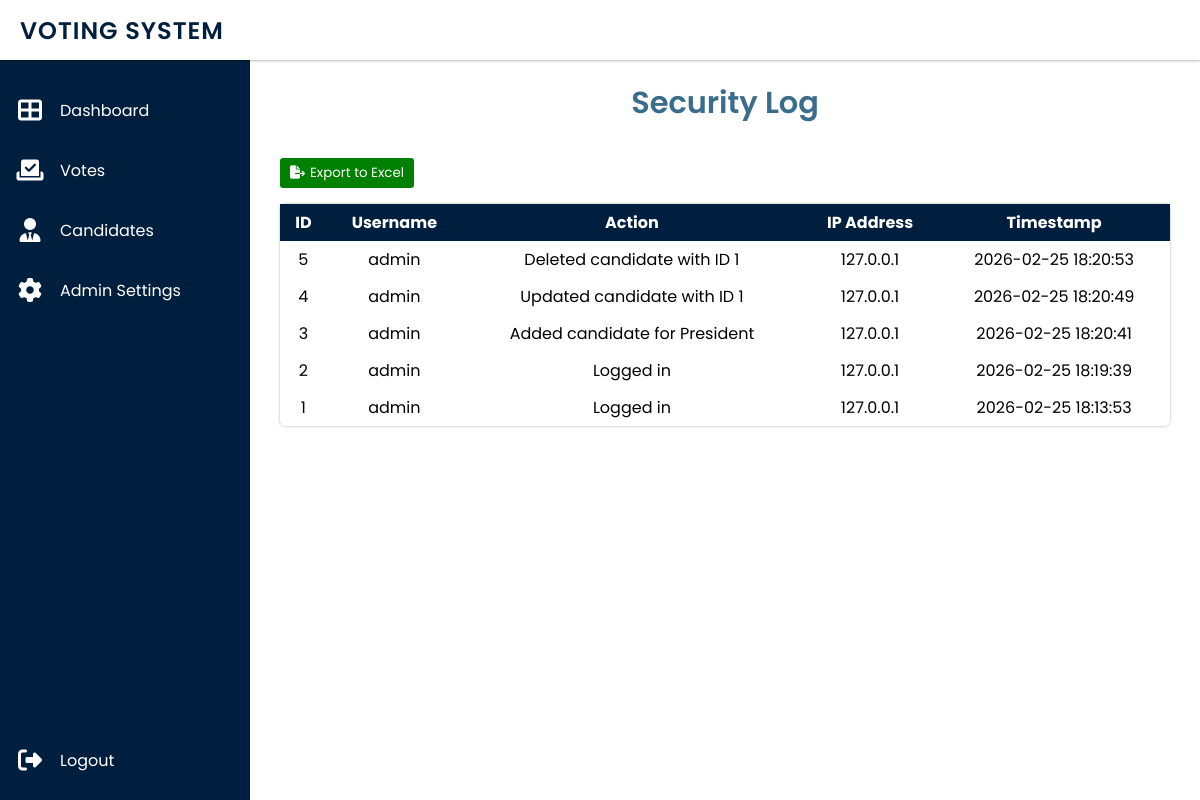
Before: /admin/security-log (signed in) with the older database file.
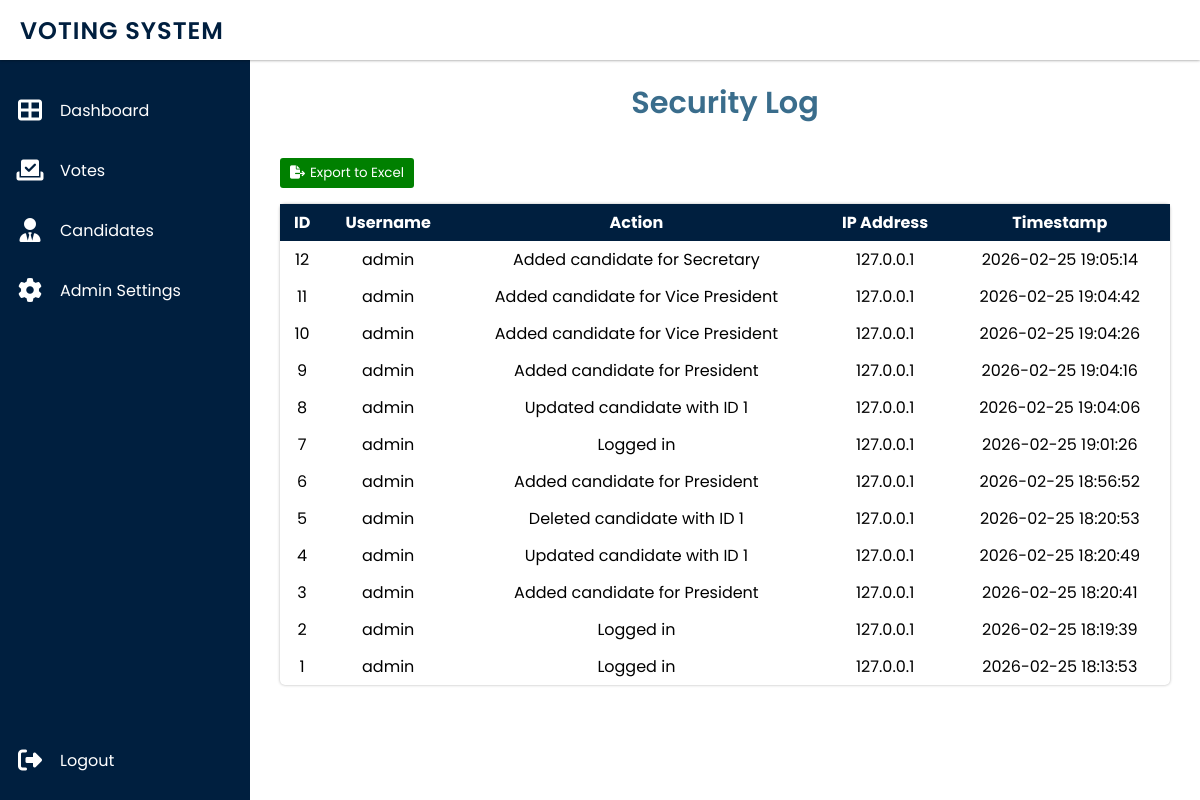
After: the same page with the newer database file.
### app.py (models this page shows)
class SecurityLog(db.Model):
    id = db.Column(db.Integer, primary_key=True)
    admin_username = db.Column(db.String(50), nullable=False)
    action = db.Column(db.String(255), nullable=False)
    ip_address = db.Column(db.String(45))
    timestamp = db.Column(db.DateTime, server_default=db.func.now())

### app.py (the view)
@app.route('/admin/security-log')
def security_log():
    if 'admin' not in session:
        flash('Please log in first', 'warning')
        return redirect(url_for('admin_login'))
    logs = SecurityLog.query.order_by(SecurityLog.timestamp.desc()).all()
    return render_template('admin/security_log.html', logs=logs)

### templates/admin/security_log.html (shortened to what this page needs)
<!DOCTYPE html>
<html lang="en">
<head>
    <link rel="stylesheet" type="text/css" href="../static/css/security_log.css">
    <link rel="stylesheet" href="https://cdnjs.cloudflare.com/ajax/libs/font-awesome/6.7.2/css/all.min.css" />
</head>
<body>
    <div class="topbar">
        <div class="logo">
            <h2>Voting System</h2>
        </div>
    </div>
    <div class="sidebar">
        <ul>
            {% if 'admin' in session %}
                <li>
                    <a href="{{ url_for('dashboard') }}">
                        <i class="fas fa-th-large"></i>
                        <div>Dashboard</div>
                    </a>
                </li>
                <li>
                    <a href="{{ url_for('admin_votes') }}">
                        <i class="fa-solid fa-check-to-slot"></i>
                        <div>Votes</div>
                    </a>
                </li>
                <li>
                    <a href="{{ url_for('manage_candidates') }}">
                        <i class="fa-solid fa-user-tie"></i>
                        <div>Candidates</div>
                    </a>
                </li>
                <li>
                    <a href="{{ url_for('admin_settings') }}">
                        <i class="fas fa-cog"></i>
                        <div>Admin Settings</div>
                    </a>
                </li>
                <li>
                    <a href="{{ url_for('admin_logout') }}">
                        <i class="fa-solid fa-right-from-bracket"></i>
                        <div>Logout</div>
                    </a>
                </li>
            {% else %}
                <li class="nav-item"><a class="nav-link" href="{{ url_for('admin_login') }}">Admin Login</a></li>
            {% endif %}
        </ul>
    </div>
    <div class="main">
        <h1>Security Log</h1>
        <div class="export-btn">
            <button><i class="fa-solid fa-file-export"></i><a href="{{ url_for('export_logs') }}">Export to Excel</a></button>
        </div>
        <table class="log-table">
            <thead>
                <tr>
                    <th>ID</th>
                    <th>Username</th>
                    <th>Action</th>
                    <th>IP Address</th>
                    <th>Timestamp</th>
                </tr>
            </thead>
            <tbody>
                {% for log in logs %}
                <tr>
                    <td>{{ log.id }}</td>
                    <td>{{ log.admin_username }}</td>
                    <td>{{ log.action }}</td>
                    <td>{{ log.ip_address }}</td>
                    <td>{{ log.timestamp.strftime('%Y-%m-%d %H:%M:%S') }}</td>
                </tr>
                {% endfor %}
            </tbody>
        </table>
    </div>
</body>
</html>

### static/css/security_log.css (style rules this page uses)
* { margin: 0; padding: 0; box-sizing: border-box; font-family: Poppins; }
body { background-color: #fff; }
.topbar { position: fixed; background-color: #fff; box-shadow: 0px 0px 3px rgba(0, 0, 0, 0.5); width: 100%; height: 60px; padding: 0 20px; display: grid; grid-template-columns: 1fr 200px 60px; align-items: center; z-index: 99; }
.logo h2 { color: #001F3F; text-transform: uppercase; letter-spacing: 1px; font-weight: 600; }
.sidebar { position: fixed; top: 60px; width: 250px; height: calc(100% - 60px); background-color: #001F3F; overflow-x: hidden; }
.sidebar ul { margin-top: 20px; }
.sidebar ul li { width: 100%; list-style-type: none; }
.sidebar ul li a { width: 100%; text-decoration: none; color: #fff; height: 60px; display: flex; align-items: center; transition: all ease 0.3s; }
.sidebar ul li:nth-child(5) { position: absolute; bottom: 10px; }
.sidebar ul li a i { min-width: 60px; font-size: 24px; text-align: center; }
.main { position: absolute; top: 60px; width: calc(100% - 250px); left: 250px; min-height: calc(100vh - 600px); overflow-x: auto; padding: 20px 30px; }
.main h1 { color: #3A6D8C; text-align: center; margin-bottom: 2rem; font-weight: 600; font-size: 1.9rem; }
.export-btn { margin-bottom: 1rem; }
.export-btn button { border: none; background-color: #008000; padding: 5px 10px; border-radius: 3px; cursor: pointer; }
.export-btn a { text-decoration: none; color: #fff; }
.export-btn i { color: #fff; margin-right: 5px; }
.log-table { width: 100%; border-collapse: collapse; max-width: 100%; overflow: hidden; overflow-x: auto; border-radius: 5px; box-shadow: 0px 0px 3px rgba(0, 0, 0, 0.3); }
th, td { padding: 6px 10px; text-align: center; }
th { background-color: #001F3F; color: white; }

Changed rows visible on the page:
added SecurityLog: id "12", admin_username "admin", action "Added candidate for Secretary", ip_address "127.0.0.1", timestamp "2026-02-25 19:05:14"
added SecurityLog: id "11", admin_username "admin", action "Added candidate for Vice President", ip_address "127.0.0.1", timestamp "2026-02-25 19:04:42"
added SecurityLog: id "10", admin_username "admin", action "Added candidate for Vice President", ip_address "127.0.0.1", timestamp "2026-02-25 19:04:26"
added SecurityLog: id "9", admin_username "admin", action "Added candidate for President", ip_address "127.0.0.1", timestamp "2026-02-25 19:04:16"
added SecurityLog: id "8", admin_username "admin", action "Updated candidate with ID 1", ip_address "127.0.0.1", timestamp "2026-02-25 19:04:06"
added SecurityLog: id "7", admin_username "admin", action "Logged in", ip_address "127.0.0.1", timestamp "2026-02-25 19:01:26"
added SecurityLog: id "6", admin_username "admin", action "Added candidate for President", ip_address "127.0.0.1", timestamp "2026-02-25 18:56:52"
